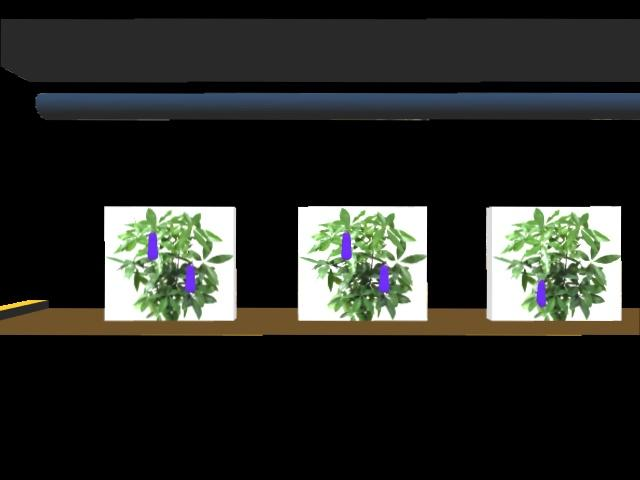
#> input picture 2.jpg, 640 x 480 px; its folder holds only this picture in this run
$ python -i filter2.py   (imports and definitions only)
#> lines starting #> are read from the running program, lines starting #| are printed output that depends on the picture; after the words box and inside, x2 and y2 are one past the last pixel; in counts of white or black regions, pixels touching at a corner belong together
#> further down, picture is the input picture: shape (480, 640, 3); mean B, G, R 37.2, 41.5, 39.7
#!/usr/bin/env python3
import cv2
import numpy as np
import sys
import time
import math
from cv_bridge import CvBridge
from itertools import chain
import os

#import dictionary_msg
#globally declare a variable


x=0
value="plantType"
yaw=0
current_plant = 0
centroid_list={}
plants_to_look=[]
images_dict = {}
# [24 lines left out: function crop, not called in this run]
    # cv2.imshow("lines",src)
    # cv2.imshow("final",cropped)

def count(src):
    # src = crop(src)
    # cv2.imshow("cropped",src)
    if value == "Pepper" :
        color_lower_yellow = np.array([43,225,252])
        color_upper_yellow = np.array([166,254,255])
        mask_yellow = cv2.inRange(src, color_lower_yellow, color_upper_yellow)
        union_mask = mask_yellow
    elif value == "Tomato" :
        color_lower_red = np.array([0,0,120])
        color_upper_red = np.array([80,80,255])
        mask_red = cv2.inRange(src, color_lower_red, color_upper_red)
        union_mask = mask_red
    elif value == "Eggplant" :
        color_lower_violet = np.array([140,20,40])
        color_upper_violet = np.array([255,80,150])
        mask_violet = cv2.inRange(src, color_lower_violet, color_upper_violet)
        union_mask = mask_violet
    # [13 lines of commented-out code are left out]

    ksize = (3, 3)

    dilated_image = cv2.dilate(union_mask,ksize,iterations=3)
    eroded_image = cv2.erode(dilated_image,ksize,iterations=3)
    eroded_image = cv2.erode(eroded_image,ksize,iterations=3)
    dilated_image = cv2.dilate(eroded_image,ksize,iterations=3)

    # cv2.imshow("mask", dilated_image)

    contours, _ = cv2.findContours(dilated_image, cv2.RETR_EXTERNAL, cv2.CHAIN_APPROX_SIMPLE)
    filtered_contours = [contour for contour in contours if cv2.contourArea(contour) >= 50]


    cv2.drawContours(dilated_image, filtered_contours, -1, (0, 255, 0), 2)

    height, width = dilated_image.shape

    white_image = np.ones((height, width, 3), dtype=np.uint8) * 255

    gray_image = dilated_image

    _, binary_image = cv2.threshold(gray_image, 200, 255, cv2.THRESH_BINARY)

    contours, _ = cv2.findContours(binary_image, cv2.RETR_EXTERNAL, cv2.CHAIN_APPROX_SIMPLE)

    contour_image = white_image.copy()
    # cv2.drawContours(contour_image, contours, -1, (0, 255, 0), 2)
    # cv2.imshow('mai chutiya ', contour_image)
    for contour in filtered_contours:

        global x
        x+=1


    # cv2.imshow('Detected Objects', dilated_image)
    # print(x)


    centroids = []
    for contour in filtered_contours:
            M = cv2.moments(contour)
            X = int(M["m10"]/M["m00"])
            Y = int(M["m01"]/M["m00"])
            centroids.append([X,Y])


    return centroids

def process_image(image):
    img = image
    gray = cv2.cvtColor(img, cv2.COLOR_BGR2GRAY)
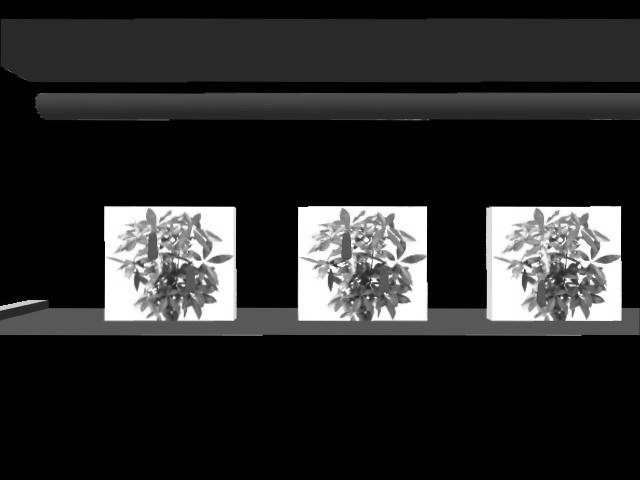
#> gray: shape (480, 640); min 0, max 255, mean 40.5
    _, thresholded = cv2.threshold(gray, 0, 255, cv2.THRESH_OTSU)
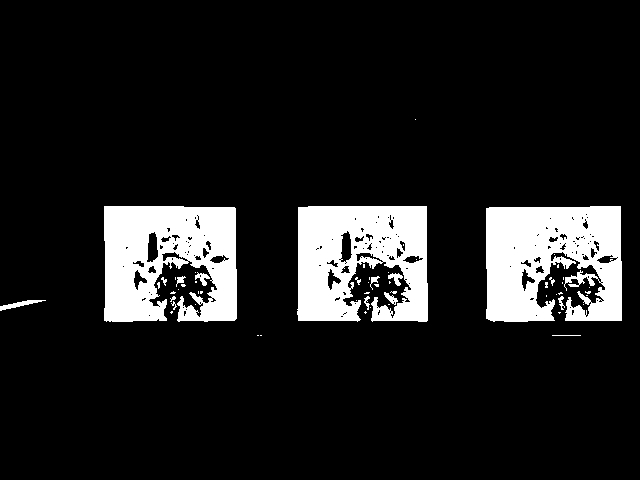
#> thresholded: shape (480, 640); 12.2% white; 58 white regions (42 under 20 px), largest, box (x1, y1, x2, y2) and area: (486, 206, 622, 322) 12689, (104, 206, 237, 322) 12061, (297, 206, 428, 322) 11689
    kernel = np.ones((3,3), np.uint8)
    eroded_image = cv2.erode(thresholded, kernel, iterations=5)
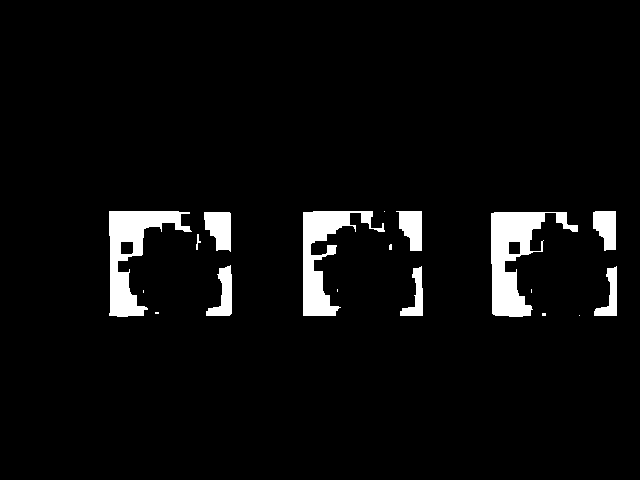
#> eroded_image: shape (480, 640); 4.6% white; 18 white regions (8 under 20 px), largest, box (x1, y1, x2, y2) and area: (491, 212, 578, 317) 3710, (109, 211, 192, 317) 3330, (303, 211, 385, 316) 2945
    kernel = np.ones((3,3), np.uint8)
    dilated_image = cv2.dilate(eroded_image, kernel, iterations=3)
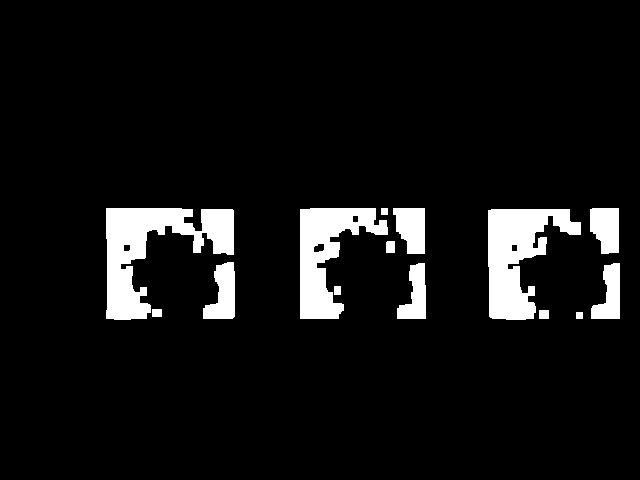
#> dilated_image: shape (480, 640); 7.4% white; 14 white regions, largest, box (x1, y1, x2, y2) and area: (106, 208, 234, 320) 6475, (488, 209, 581, 320) 5520, (300, 208, 388, 319) 4693
    non_white_pixels = np.column_stack(np.where(dilated_image == 255))  # Adjust condition as needed
#> non_white_pixels = 22644 pairs, first value 208 to 319, second value 106 to 619
    if non_white_pixels.size == 0:
        return 0, 0, img.shape[1], img.shape[0], count(img), img


    leftmost = non_white_pixels[:, 1].min()
#> leftmost = 106
    topmost = non_white_pixels[:, 0].min()
#> topmost = 208
    rightmost = non_white_pixels[:, 1].max()
#> rightmost = 619
    bottommost = non_white_pixels[:, 0].max()
#> bottommost = 319

    image = img[topmost:bottommost + 1, leftmost:rightmost + 1]
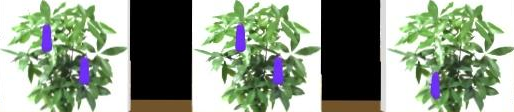
#> image: shape (112, 514, 3); mean B, G, R 135.1, 153.8, 141.9
    if not os.path.exists("images"):
        os.makedirs("images")
    if not os.path.exists(f"images/{current_plant}/"):
        os.makedirs(f"images/{current_plant}/")
    cv2.imwrite('./images'+f'/{current_plant}'+ f'/{yaw}.jpg',img=image)
    hi = []
    hi=count(image)
    return leftmost, topmost, rightmost, bottommost, hi, image

# [41 lines left out: functions callback, get_centroid_list, not called in this run]
    #call filter2 main with image dictionary and value_plant as shown on plant_beds example Pepper etc.


>>> import cv2
>>> picture = cv2.imread('../2.jpg')
#> (the run stopped early here; a loop or call above may not have finished)

$ run again, on 3.jpg
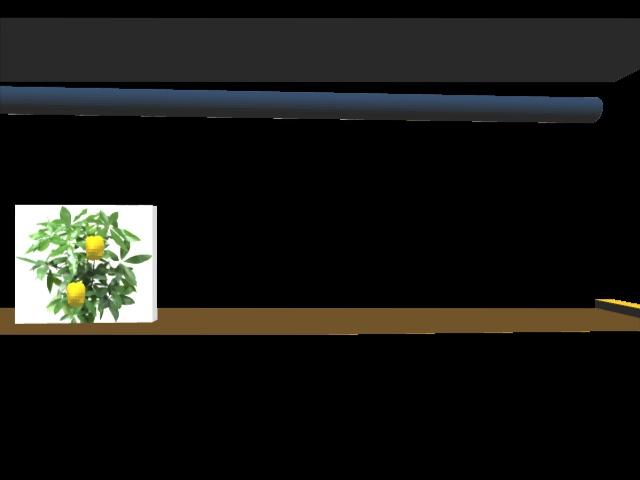
#> input picture 3.jpg, 640 x 480 px
#> picture is the input picture: shape (480, 640, 3); mean B, G, R 21, 24, 23.9
#> in process_image, `_, thresholded = cv2.threshold(gray, 0, 255, cv2.THRESH_OTSU)`:
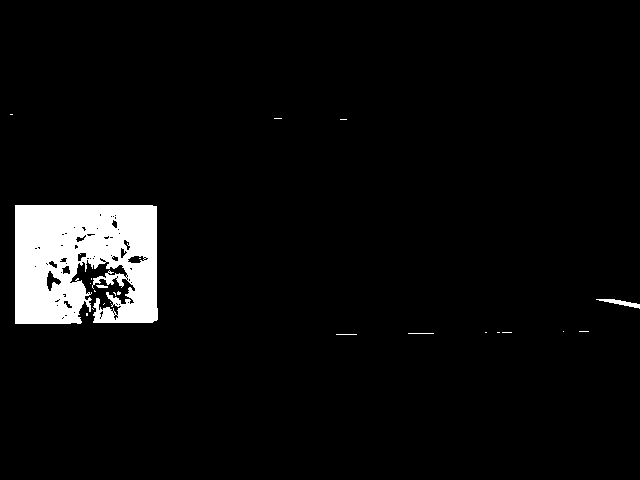
#> thresholded: shape (480, 640); 4.8% white; 23 white regions (18 under 20 px), largest, box (x1, y1, x2, y2) and area: (15, 205, 158, 324) 14438, (596, 299, 640, 309) 163, (96, 285, 108, 288) 29, (408, 333, 434, 334) 26, (336, 334, 357, 335) 21
#> eroded_image: shape (480, 640); 1.9% white; 10 white regions (4 under 20 px), largest, box (x1, y1, x2, y2) and area: (20, 210, 108, 319) 3683, (121, 210, 152, 253) 1012, (123, 265, 153, 318) 815, (83, 240, 106, 253) 134, (65, 288, 80, 301) 97, (113, 243, 116, 250) 21
#> dilated_image: shape (480, 640); 3.1% white; 6 white regions, box (x1, y1, x2, y2) and area: (17, 207, 111, 322) 5631, (110, 207, 155, 256) 1655, (120, 262, 156, 321) 1385, (80, 237, 109, 256) 386, (62, 285, 83, 304) 301, (103, 207, 113, 214) 70
#> non_white_pixels = 9428 pairs, first value 207 to 321, second value 17 to 155
#> leftmost = 17
#> topmost = 207
#> rightmost = 155
#> bottommost = 321
#> in process_image, `image = img[topmost:bottommost + 1, leftmost:rightmost + 1]`:
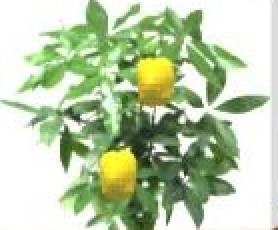
#> image: shape (115, 139, 3) (shown 2 times larger); mean B, G, R 168.9, 203.6, 187

$ run again, on 4.jpg
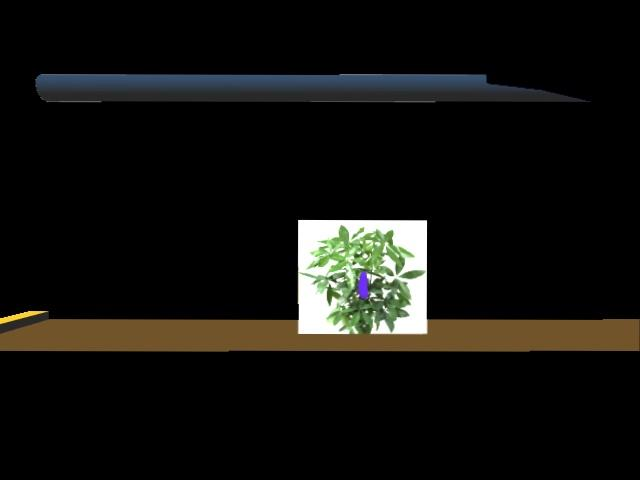
#> input picture 4.jpg, 640 x 480 px
#> picture is the input picture: shape (480, 640, 3); mean B, G, R 14.3, 17.4, 17.9
#> in process_image, `_, thresholded = cv2.threshold(gray, 0, 255, cv2.THRESH_OTSU)`:
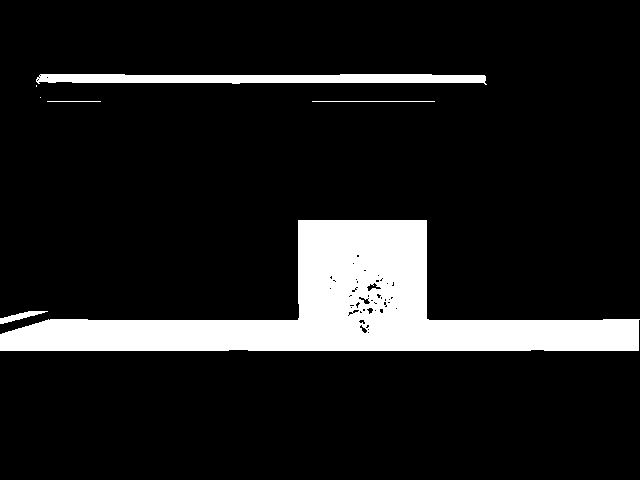
#> thresholded: shape (480, 640); 11.8% white; 7 white regions (2 under 20 px), largest, box (x1, y1, x2, y2) and area: (0, 220, 640, 351) 32123, (36, 74, 487, 85) 3749, (0, 311, 48, 324) 237, (312, 101, 435, 102) 123, (47, 101, 101, 102) 54
#> eroded_image: shape (480, 640); 7% white; 2 white regions, box (x1, y1, x2, y2) and area: (0, 225, 634, 346) 21427, (363, 276, 371, 281) 26
#> dilated_image: shape (480, 640); 8.9% white; 1 white region, box (x1, y1, x2, y2) and area: (0, 222, 637, 349) 27376
#> non_white_pixels = 27376 pairs, first value 222 to 348, second value 0 to 636
#> leftmost = 0
#> topmost = 222
#> rightmost = 636
#> bottommost = 348
#> in process_image, `image = img[topmost:bottommost + 1, leftmost:rightmost + 1]`:
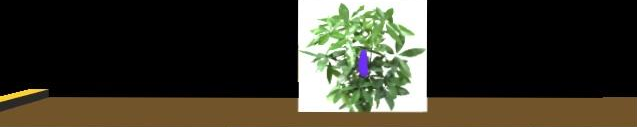
#> image: shape (127, 637, 3); mean B, G, R 40.8, 54.2, 57.1

$ run again, on 5.jpg
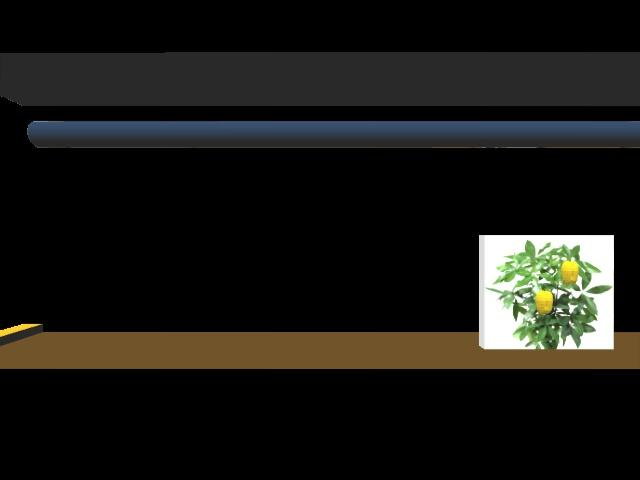
#> input picture 5.jpg, 640 x 480 px
#> picture is the input picture: shape (480, 640, 3); mean B, G, R 20.6, 24.2, 25
#> in process_image, `_, thresholded = cv2.threshold(gray, 0, 255, cv2.THRESH_OTSU)`:
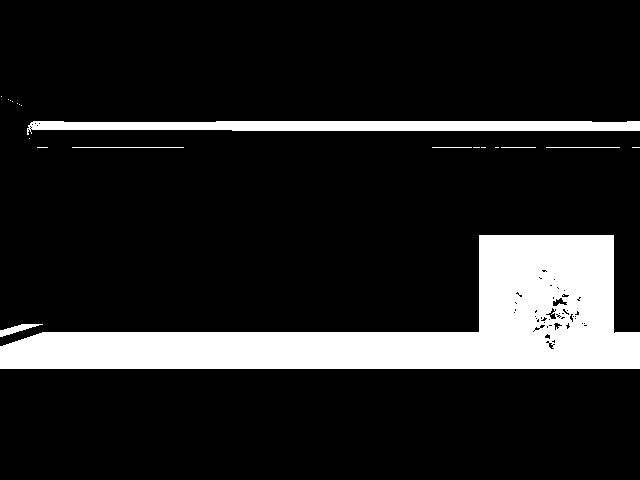
#> thresholded: shape (480, 640); 13.8% white; 20 white regions (13 under 20 px), largest, box (x1, y1, x2, y2) and area: (0, 235, 640, 369) 36104, (27, 121, 640, 135) 5722, (0, 324, 43, 337) 220
#> eroded_image: shape (480, 640); 8.3% white; 2 white regions (1 under 20 px), largest, box (x1, y1, x2, y2) and area: (0, 240, 640, 364) 25464
#> dilated_image: shape (480, 640); 10.2% white; 1 white region, box (x1, y1, x2, y2) and area: (0, 237, 640, 367) 31315
#> non_white_pixels = 31315 pairs, first value 237 to 366, second value 0 to 639
#> leftmost = 0
#> topmost = 237
#> rightmost = 639
#> bottommost = 366
#> in process_image, `image = img[topmost:bottommost + 1, leftmost:rightmost + 1]`:
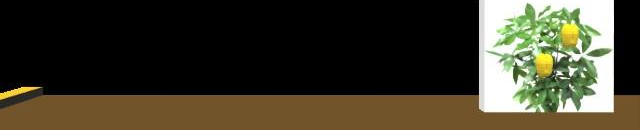
#> image: shape (130, 640, 3); mean B, G, R 42.1, 58.2, 62.4
